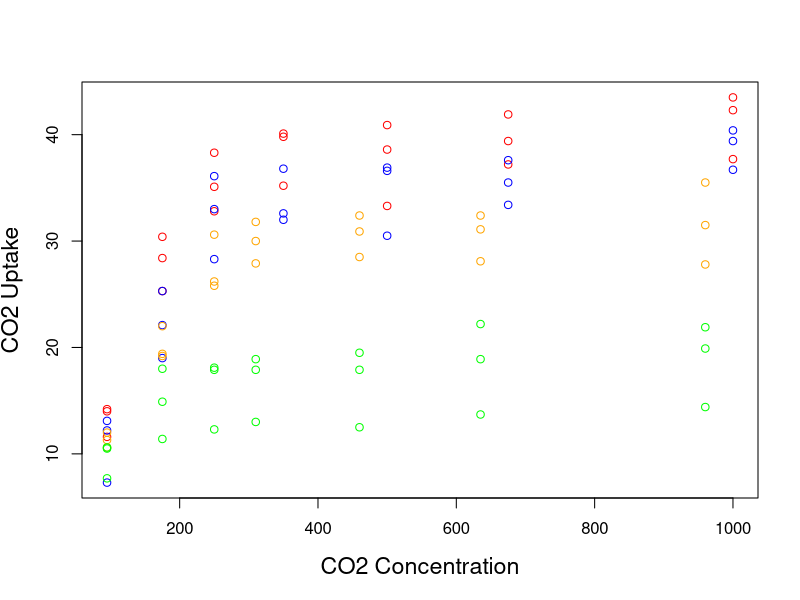
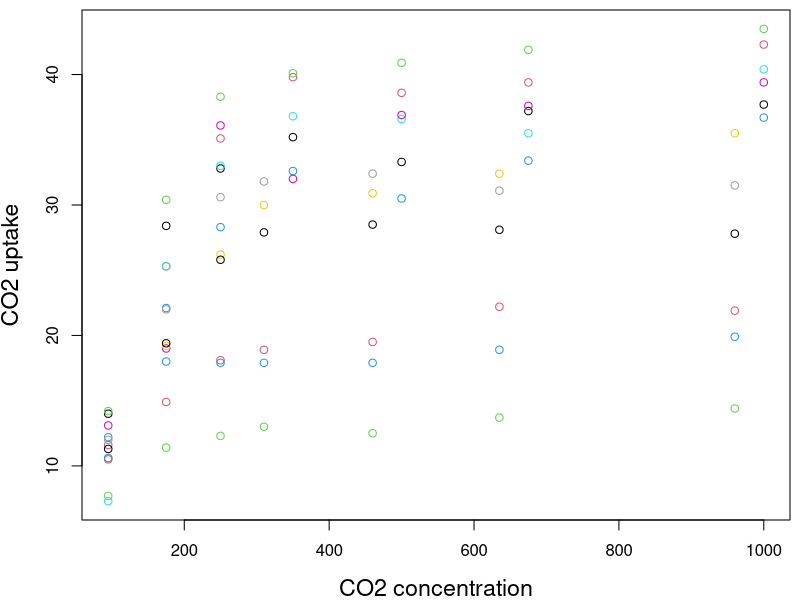
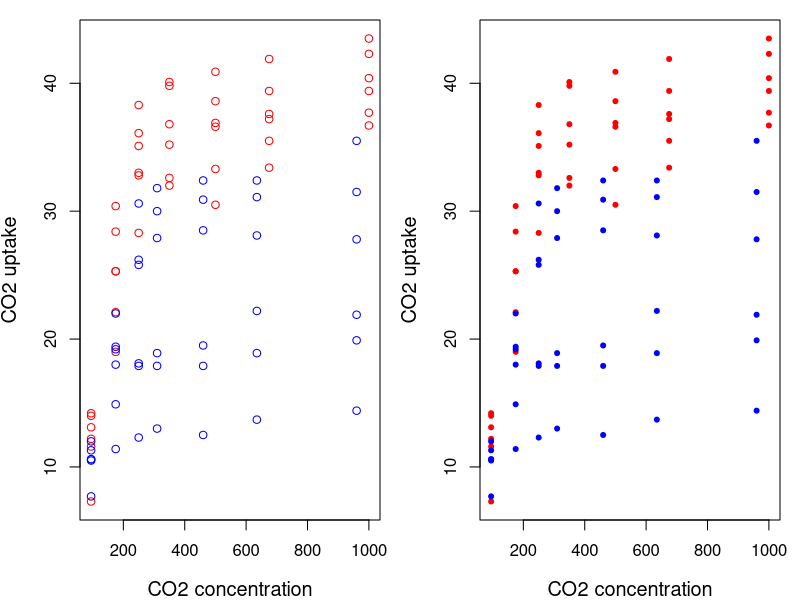

Write R code to recreate these figures, in order. (Note: this script raises an error after producing the figures.)
## ---- chunk 1
knitr::opts_chunk$set(
  comment = "#",
  collapse = TRUE,
  warning = FALSE,
  message = FALSE,
  fig.width=6, fig.height=6,
  fig.align = 'center'
)
## ---- chunk 2
  num.vector <- c(1, 4, 3, 98, 32, -76, -4)
## ---- chunk 3
  num.vector
## ---- chunk 4
  siteID <- c("A1.01", "A1.02", "B1.01", "B1.02")
  soil_pH <- c(5.6, 7.3, 4.1, 6.0)
  num.sp <- c(17, 23, 15, 7)
  treatment <- c("Fert", "Fert", "No_fert", "No_fert")
## ---- chunk 5
  my.first.df <- data.frame(siteID, soil_pH, num.sp, treatment)
## ---- chunk 6
  my.first.df
## ---- chunk 7
  my.first.list <- list(siteID, soil_pH, num.sp, treatment)
## ---- chunk 8
  my.first.list
## ---- chunk 9
Minou <- "chat"
Pitou <- "chien"
Filou <- "chat"
animaux <- c(Minou, Pitou, Filou)
## ---- chunk 10
if(Minou == 'chat') {
  print("meow")
}
## ---- chunk 11
x = Minou
# x = Pitou
if(x == 'chat') {
  print("meow")
} else {
  print("woof")
}
## ---- chunk 12
animaux <- c(Minou, Pitou, Filou)

ifelse(animaux == 'chien', "woof", "meow")
## ---- chunk 13
for(val in 1:3) {
  if(animaux[val] == "chat") {
    print("meow")
  }else if(animaux[val] == "chien") {
    print("woof")
  }else print("quoi?")
}
## ---- chunk 14
if (2+2 == 4) { #<<
  print("Les maths, c'est logique!")
} else { #<<
  print("Houston, on a un problème.")
} #<<
## ---- chunk 15
for(m in 1:5) {
  print(m*2)
}
## ---- chunk 16
for(m in 6:10) {
  print(m*2)
}
## ---- chunk 17
for (i in 4:5) { # pour i de 4 à 5
  print(colnames(CO2)[i])
  print(mean(CO2[,i])) # affiche les moyennes de cette colonne 
}
## ---- chunk 18
# Sortie

for (i in 1:3) {
  for (n in 1:3) {
    print (i*n)
  }
}
## ---- chunk 19
(hauteur <- matrix(c(1:10, 21:30),
            nrow = 5,
            ncol = 4))

## ---- chunk 20
apply(X = hauteur,
      MARGIN = 1,
      FUN = mean)

## ---- chunk 21
SimulatedData <- list(SimpleSequence = 1:4,
             Norm10 = rnorm(10),
             Norm20 = rnorm(20, 1),
             Norm100 = rnorm(100, 5))

# Applique mean() sur chaque élément de la liste
lapply(SimulatedData, mean)
## ---- chunk 22
SimulatedData <- list(SimpleSequence = 1:4,
             Norm10 = rnorm(10),
             Norm20 = rnorm(20, 1),
             Norm100 = rnorm(100, 5))
## ---- chunk 23
# Applique mean() sur chaque élément de la liste
sapply(SimulatedData, mean)
## ---- chunk 24
lilySeeds <- c(80, 65, 89, 23, 21)
poppySeeds <- c(20, 35, 11, 77, 79)
## ---- chunk 25
# Output
mapply(sum, lilySeeds, poppySeeds)
## ---- chunk 26
head(mtcars)
## ---- chunk 27
# obtient la moyenne de hp par groupe de cylindres
tapply(mtcars$hp, mtcars$cyl, FUN = mean)
## ---- chunk 28
for (i in 1:dim(CO2)[1]) {
  if(CO2$Type[i] == "Quebec") {
    CO2$uptake[i] <- CO2$uptake[i] - 2
  }
}
## ---- chunk 29
tapply(CO2$uptake, CO2$Type, mean)
## ---- chunk 30
count <- 0

for (i in 1:nrow(CO2)) {
  if (CO2$Treatment[i] == "nonchilled") next
  # Passer à l'itération suivante si c'est "nonchilled"
  count <- count + 1
}
print(count) # Les fonctions count et print ont été exécutées 42 fois.
## ---- chunk 31
sum(CO2$Treatment == "nonchilled")
## ---- chunk 32
data(CO2)
## ---- chunk 33
for (i in 1:nrow(CO2)) {
  if(CO2$Type[i] == "Mississippi") {
    if(CO2$conc[i] < 300) next
    CO2$conc[i] <- CO2$conc[i] - 20
  }
}
## ---- chunk 34
for (i in 1:nrow(CO2)) {
  if(CO2$Type[i] == "Mississippi" && CO2$conc[i] >= 300) {
    CO2$conc[i] <- CO2$conc[i] - 20
  }
}
## ---- chunk 35
plot(x=CO2$conc, y=CO2$uptake, type="n", cex.lab=1.4, xlab="CO2 Concentration", ylab="CO2 Uptake") # Type "n" dit à R de ne pas afficher les points

for (i in 1:length(CO2[,1])) {
  if (CO2$Type[i] == "Quebec" & CO2$Treatment[i] == "nonchilled") {
    points(CO2$conc[i], CO2$uptake[i], col = "red")
  }
  if (CO2$Type[i] == "Quebec" & CO2$Treatment[i] == "chilled") {
    points(CO2$conc[i], CO2$uptake[i], col = "blue")
  }
  if (CO2$Type[i] == "Mississippi" & CO2$Treatment[i] == "nonchilled") {
    points(CO2$conc[i], CO2$uptake[i], col = "orange")
  }
  if (CO2$Type[i] == "Mississippi" & CO2$Treatment[i] == "chilled") {
    points(CO2$conc[i], CO2$uptake[i], col = "green")
  }
}
## ---- chunk 36
par(mar = c(4, 4.1, 0.5, 0.5))
plot(x = CO2$conc, y = CO2$uptake, type = "n", cex.lab=1.4,
     xlab = "CO2 concentration", ylab = "CO2 uptake")

plants <- unique(CO2$Plant)

for (i in 1:nrow(CO2)){
  for (p in 1:length(plants)) {
    if (CO2$Plant[i] == plants[p]) {
      points(CO2$conc[i], CO2$uptake[i], col = p)
}}}
## ---- chunk 37
operations <- function(number1, number2, number3) {
  result <- (number1 + number2) * number3
  print(result)
}
## ---- chunk 38
operations(1, 2, 3)
## ---- chunk 39
print_animal <- function(animal) {
  if (animal == "dog") {
    print("woof")
  } else if (animal == "cat") {
    print("meow")
  }
}
## ---- chunk 40
Scruffy <- "dog"
Paws <- "cat"

print_animal(Scruffy)

print_animal(Paws)
## ---- chunk 41
operations <- function(number1, number2, number3 = 3) {
  result <- (number1 + number2) * number3
  print(result)
}

operations(1, 2, 3) # est équivalent à
operations(1, 2)
operations(1, 2, 2) # on peut toujours changer la valeur de number3
## ---- chunk 42
plot.CO2 <- function(CO2, ...) {
  plot(x = CO2$conc, y = CO2$uptake, type = "n", ...)

  for (i in 1:length(CO2[,1])){
     if (CO2$Type[i] == "Quebec") {
       points(CO2$conc[i], CO2$uptake[i], col="red", type="p", ...)
     } else if (CO2$Type[i] == "Mississippi") {
       points(CO2$conc[i], CO2$uptake[i], col="blue", type="p", ...)
     }
  }
}
par(mfrow=c(1,2), mar = c(4,4,1,1))
plot.CO2(CO2, cex.lab=1.2, xlab="CO2 concentration", ylab="CO2 uptake")
plot.CO2(CO2, cex.lab=1.2, xlab="CO2 concentration", ylab="CO2 uptake", pch=20)
## ---- chunk 43
sum2 <- function(...){
  args <- list(...) #<<
  result <- 0
  for (i in args)  {
    result <- result + i
  }
  return (result)
}

sum2(2, 3)
sum2(2, 4, 5, 7688, 1)
## ---- chunk 44
myfun <- function(x) {
  if (x < 10) {
    0
  } else {
    10
  }
}

myfun(5)
myfun(15)
## ---- chunk 45
simplefun1 <- function(x) {
  if (x<0)
  return(x)
}
## ---- chunk 46
simplefun2 <- function(x, y) {
  z <- x + y
  return(list("result" = z,
              "x" = x,
              "y" = y))
}
## ---- chunk 47
simplefun2(1, 2)
## ---- chunk 48
var1 <- 3     # 'var1' est définie à l'extérieur de la fonction
vartest <- function() {
  a <- 4      # 'a' est définie a l'intérieur
  print(a)    # affiche 'a'
  print(var1) # affiche 'var1'
}

a             # on ne peut pas afficher 'a', car 'a' n'existe qu'à l'intérieur de la fonction 

vartest()     # cvartest() affiche 'a' et 'var1'

rm(var1)      # supprime 'var1'
vartest()     # la fonction ne fonctionne plus, car 'var1' n'existe plus!
## ---- chunk 49
var1 <- 3     # var1 est définie à l'extérieur de la fonction
vartest <- function(var1) {
  print(var1) # affiche var1
}

vartest(8)    # Dans notre fonction, var1 est maintenant notre argument et prend sa valeur

var1          # var1 a toujours la même valeur à l'extérieur de la fonction
